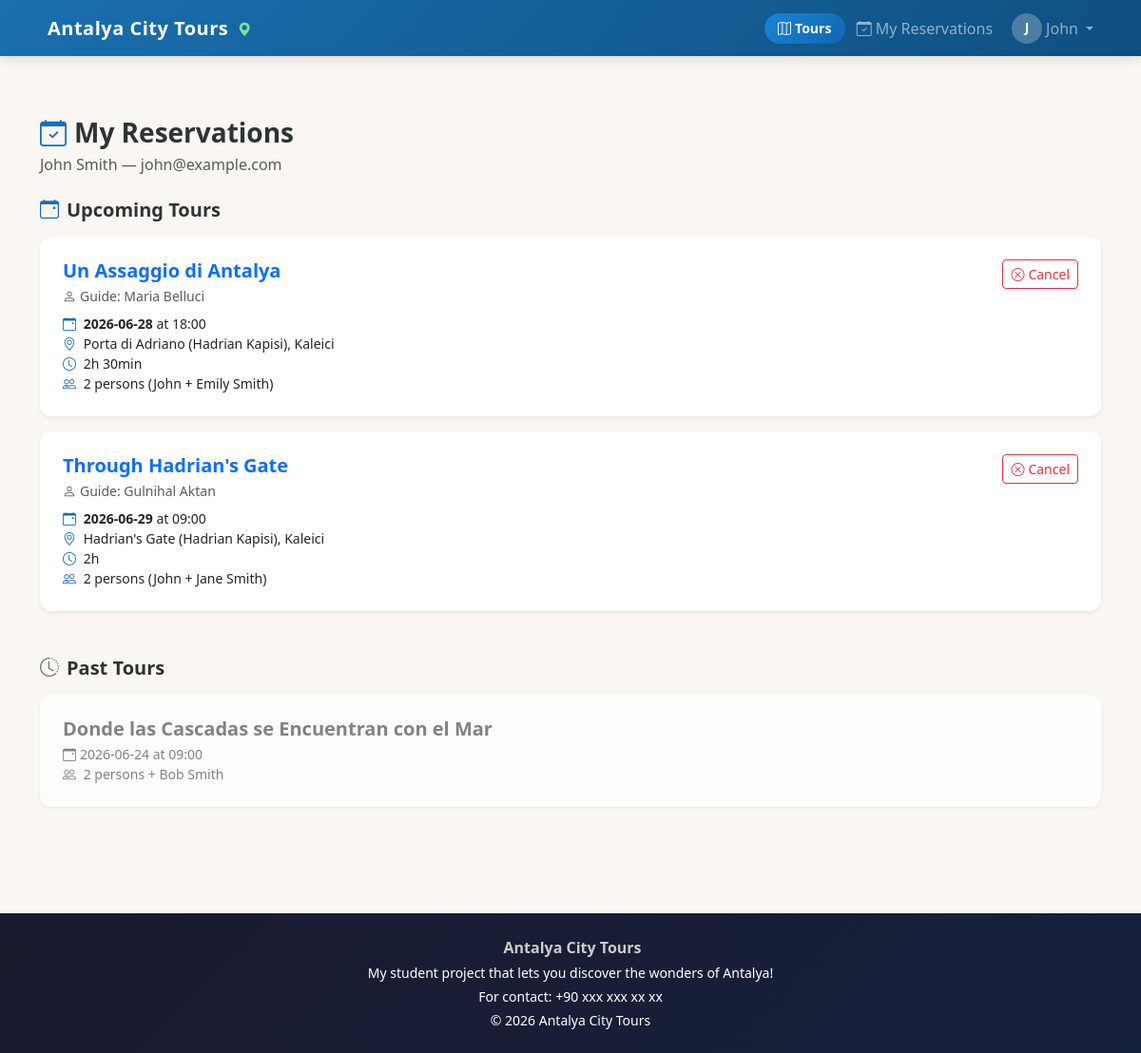
The app's page /participant/profile (signed in) with its own data.
### tables this page shows
CREATE TABLE users (
            id            INTEGER PRIMARY KEY AUTOINCREMENT,
            first_name    TEXT NOT NULL,
            last_name     TEXT NOT NULL,
            email         TEXT NOT NULL UNIQUE,
            password_hash TEXT NOT NULL,
            role          TEXT NOT NULL CHECK(role IN ('guide','participant','admin'))
        );

CREATE TABLE tours (
            id               INTEGER PRIMARY KEY AUTOINCREMENT,
            title            TEXT NOT NULL,
            guide_id         INTEGER NOT NULL REFERENCES users(id),
            meeting_point    TEXT NOT NULL,
            duration         INTEGER NOT NULL,
            language         TEXT NOT NULL,
            max_participants INTEGER NOT NULL,
            description      TEXT NOT NULL,
            created_at       TIMESTAMP DEFAULT CURRENT_TIMESTAMP
        , theme TEXT NOT NULL DEFAULT 'Historical');

CREATE TABLE reservations (
            id             INTEGER PRIMARY KEY AUTOINCREMENT,
            participant_id INTEGER NOT NULL REFERENCES users(id),
            tour_id        INTEGER NOT NULL REFERENCES tours(id),
            tour_date      TEXT NOT NULL,
            start_time     TEXT NOT NULL,
            num_people     INTEGER NOT NULL DEFAULT 1,
            created_at     TIMESTAMP DEFAULT CURRENT_TIMESTAMP
        );

CREATE TABLE reservation_guests (
            id             INTEGER PRIMARY KEY AUTOINCREMENT,
            reservation_id INTEGER NOT NULL REFERENCES reservations(id) ON DELETE CASCADE,
            first_name     TEXT NOT NULL,
            last_name      TEXT NOT NULL
        );

### app.py (the view)
@app.route('/participant/profile')
@login_required
def participant_profile():
    if not current_user.is_participant():
        abort(403)
    db = get_db()
    reservations = db.execute(
        'SELECT r.*, t.title, t.meeting_point, t.duration, '
        'u.first_name || " " || u.last_name AS guide_name '
        'FROM reservations r JOIN tours t ON r.tour_id = t.id '
        'JOIN users u ON t.guide_id = u.id '
        'WHERE r.participant_id = ? ORDER BY r.tour_date, r.start_time',
        (current_user.id,)
    ).fetchall()
    res_data = []
    today = date.today()
    for res in reservations:
        guests = db.execute(
            'SELECT first_name, last_name FROM reservation_guests WHERE reservation_id = ?',
            (res['id'],)
        ).fetchall()
        td = datetime.strptime(res['tour_date'], '%Y-%m-%d').date()
        tour_dt = datetime.strptime(f"{res['tour_date']} {res['start_time']}", '%Y-%m-%d %H:%M')
        can_cancel = datetime.now() < tour_dt - timedelta(hours=24) and td >= today
        res_data.append({
            'res': res, 'guests': guests,
            'can_cancel': can_cancel,
            'is_past': td < today,
        })
    db.close()
    return render_template('participant_profile.html', res_data=res_data)

### app.py (called while the page is built)
def get_db():
    conn = sqlite3.connect(DATABASE)
    conn.row_factory = sqlite3.Row
    conn.execute('PRAGMA foreign_keys = ON')
    return conn

def get_csrf_token():
    if '_csrf_token' not in session:
        session['_csrf_token'] = secrets.token_hex(32)
    return session['_csrf_token']

@app.before_request
def csrf_protect():
    if request.method == 'POST':
        token = session.get('_csrf_token')
        form_token = request.form.get('_csrf_token')
        if not token or token != form_token:
            abort(403)

@app.context_processor
def inject_globals():
    return {
        'csrf_token': get_csrf_token(),
        'current_year': datetime.now().year,
        'schedule_label': schedule_label,
    }

@login_manager.user_loader
def load_user(uid):
    db = get_db()
    row = db.execute('SELECT * FROM users WHERE id = ?', (uid,)).fetchone()
    db.close()
    return User(row) if row else None

@app.template_filter('duration_fmt')
def duration_fmt(minutes):
    h, m = divmod(int(minutes), 60)
    if h and m:
        return f'{h}h {m}min'
    if h:
        return f'{h}h'
    return f'{m}min'

    def full_name(self):
        return f'{self.first_name} {self.last_name}'

    def is_participant(self):
        return self.role == 'participant'

### templates/participant_profile.html (shortened to what this page needs)
{% extends 'base.html' %}
{% block content %}
<div class="container py-5">
    <h1 class="h3 fw-bold mb-1">
        <i class="bi bi-calendar-check text-primary me-2"></i>My Reservations
    </h1>
    <p class="text-muted mb-4">{{ current_user.full_name() }} &mdash; {{ current_user.email }}</p>
    {% if res_data %}
        {% set upcoming = res_data | selectattr('is_past', 'equalto', False) | list %}
        {% set past = res_data | selectattr('is_past', 'equalto', True) | list %}
        {% if upcoming %}
            <h2 class="h5 fw-semibold mb-3">
                <i class="bi bi-calendar-event text-primary me-2"></i>Upcoming Tours
            </h2>
            {% for item in upcoming %}
                {% set res = item.res %}
                <div class="card border-0 shadow-sm mb-3 rounded-3">
                    <div class="card-body p-4">
                        <div class="d-flex align-items-start justify-content-between flex-wrap gap-3">
                            <div>
                                <h3 class="h5 fw-bold mb-1">
                                    <a href="{{ url_for('tour_detail', tour_id=res['tour_id']) }}"
                                       class="text-decoration-none">{{ res['title'] }}</a>
                                </h3>
                                <p class="text-muted small mb-2">
                                    <i class="bi bi-person me-1"></i>Guide: {{ res['guide_name'] }}
                                </p>
                                <ul class="list-unstyled small mb-0">
                                    <li>
                                        <i class="bi bi-calendar-event text-primary me-1"></i>
                                        <strong>{{ res['tour_date'] }}</strong> at {{ res['start_time'] }}
                                    </li>
                                    <li>
                                        <i class="bi bi-geo-alt text-primary me-1"></i>
                                        {{ res['meeting_point'] }}
                                    </li>
                                    <li>
                                        <i class="bi bi-clock text-primary me-1"></i>
                                        {{ res['duration'] | duration_fmt }}
                                    </li>
                                    <li>
                                        <i class="bi bi-people text-primary me-1"></i>
                                        {{ res['num_people'] }} person{% if res['num_people'] != 1 %}s{% endif %}
                                        {% if item.guests %}
                                            ({{ current_user.first_name }}
                                            {% for g in item.guests %} + {{ g['first_name'] }} {{ g['last_name'] }}{% endfor %})
                                        {% endif %}
                                    </li>
                                </ul>
                            </div>
                            {% if item.can_cancel %}
                                <form method="post"
                                      action="{{ url_for('cancel_reservation', res_id=res['id']) }}"
                                      onsubmit="return confirm('Cancel this reservation?')">
                                    <button type="submit" class="btn btn-sm btn-outline-danger">
                                        <i class="bi bi-x-circle me-1"></i>Cancel
                                    </button>
                                </form>
                            {% else %}
                                <span class="badge bg-secondary align-self-start">
                                    <i class="bi bi-lock me-1"></i>Cannot cancel
                                </span>
                            {% endif %}
                        </div>
                    </div>
                </div>
            {% endfor %}
        {% endif %}
        {% if past %}
            <h2 class="h5 fw-semibold mt-5 mb-3">
                <i class="bi bi-clock-history text-secondary me-2"></i>Past Tours
            </h2>
            {% for item in past %}
                {% set res = item.res %}
                <div class="card border-0 shadow-sm mb-3 rounded-3 opacity-75">
                    <div class="card-body p-4">
                        <h3 class="h5 fw-bold mb-1">
                            <a href="{{ url_for('tour_detail', tour_id=res['tour_id']) }}"
                               class="text-decoration-none text-muted">{{ res['title'] }}</a>
                        </h3>
                        <ul class="list-unstyled small mb-0 text-muted">
                            <li><i class="bi bi-calendar-event me-1"></i>{{ res['tour_date'] }} at {{ res['start_time'] }}</li>
                            <li><i class="bi bi-people me-1"></i>
                                {{ res['num_people'] }} person{% if res['num_people'] != 1 %}s{% endif %}
                                {% for g in item.guests %} + {{ g['first_name'] }} {{ g['last_name'] }}{% endfor %}
                            </li>
                        </ul>
                    </div>
                </div>
            {% endfor %}
        {% endif %}
    {% endif %}
</div>
{% endblock %}

### templates/base.html (shortened to what this page needs)
<!DOCTYPE html>
<html lang="en">
<head>
    <link rel="stylesheet" href="https://cdn.jsdelivr.net/npm/bootstrap@5.3.2/dist/css/bootstrap.min.css">
    <link rel="stylesheet" href="https://cdn.jsdelivr.net/npm/bootstrap-icons@1.11.3/font/bootstrap-icons.css">
    <link rel="stylesheet" href="{{ url_for('static', filename='css/style.css') }}">
</head>
<body>
<nav class="navbar navbar-expand-lg navbar-dark site-nav">
    <div class="container">
        <a class="navbar-brand" href="{{ url_for('index') }}">
            Antalya City Tours
            <i class="bi bi-geo-alt-fill ms-1 brand-extra-icon" aria-hidden="true"></i>
        </a>
        <div class="collapse navbar-collapse" id="navMain">
            <ul class="navbar-nav ms-auto align-items-lg-center gap-lg-1">
                <li class="nav-item">
                    <a class="btn btn-sm nav-pill nav-pill-tours" href="{{ url_for('index') }}">
                        <i class="bi bi-map me-1"></i>Tours
                    </a>
                </li>
                {% if current_user.is_authenticated %}
                    {% if current_user.role == 'guide' %}
                        <li class="nav-item">
                            <a class="nav-link" href="{{ url_for('guide_profile') }}">
                                <i class="bi bi-person-badge me-1"></i>My Profile
                            </a>
                        </li>
                        <li class="nav-item">
                            <a class="nav-link" href="{{ url_for('create_tour') }}">
                                <i class="bi bi-plus-circle me-1"></i>New Tour
                            </a>
                        </li>
                    {% elif current_user.role == 'participant' %}
                        <li class="nav-item">
                            <a class="nav-link" href="{{ url_for('participant_profile') }}">
                                <i class="bi bi-calendar-check me-1"></i>My Reservations
                            </a>
                        </li>
                    {% elif current_user.role == 'admin' %}
                        <li class="nav-item">
                            <a class="nav-link" href="{{ url_for('admin') }}">
                                <i class="bi bi-shield-lock me-1"></i>Admin Panel
                            </a>
                        </li>
                    {% endif %}
                    <li class="nav-item dropdown">
                        <a class="nav-link dropdown-toggle d-flex align-items-center gap-1"
                           href="#" role="button" data-bs-toggle="dropdown" aria-expanded="false">
                            <span class="avatar-circle">{{ current_user.first_name[0] }}</span>
                            {{ current_user.first_name }}
                        </a>
                    </li>
                {% endif %}
            </ul>
        </div>
    </div>
</nav>
<main>
    {% block content %}{% endblock %}
</main>
<footer class="site-footer mt-5">
    <div class="container text-center py-4">
        <p class="mb-1 fw-semibold">
            Antalya City Tours
        </p>
        <p class="small text-white mb-0">
            My student project that lets you discover the wonders of Antalya!
        </p>
        <p class="small text-white mt-1 mb-0">For contact: +90 xxx xxx xx xx</p>
        <p class="small text-white mt-1 mb-0">&copy; {{ current_year }} Antalya City Tours</p>
    </div>
</footer>
</body>
</html>

### static/css/style.css (style rules this page uses)
:root { --primary: #1a6faf; --primary-dk: #145a8e; --accent: #2f8fd6; --accent-dk: #1f74b0; --bg: #faf7f2; --text: #2d3436; --muted: #636e72; --card-bg: #ffffff; --border: #e0d9d0; --radius: 0.75rem; --shadow: 0 4px 20px rgba(0,0,0,.08); }
body { font-family: 'Segoe UI', system-ui, -apple-system, sans-serif; background-color: var(--bg); color: var(--text); }
.text-primary { color: var(--primary) !important; }
.site-nav { background: linear-gradient(135deg, var(--primary) 0%, #0e4f80 100%); box-shadow: 0 2px 12px rgba(0,0,0,.15); }
.site-nav .navbar-brand { font-size: 1.25rem; font-weight: 700; letter-spacing: .5px; }
.brand-extra-icon { color: #7be495; font-size: .9rem; vertical-align: middle; }
.site-nav .nav-link { font-weight: 500; border-radius: 0.4rem; padding: .35rem .7rem; transition: background .18s; }
.nav-pill { color: #fff !important; border: 0; border-radius: 999px; font-weight: 600; padding: .35rem .9rem; margin-left: .35rem; }
.nav-pill-tours { background: linear-gradient(135deg, #1b84d6, #0f67b0); }
.avatar-circle { display: inline-flex; align-items: center; justify-content: center; width: 32px; height: 32px; border-radius: 50%; background: rgba(255,255,255,.25); color: #fff; font-weight: 700; font-size: .85rem; text-transform: uppercase; }
.site-footer { background: linear-gradient(135deg, #1a1a2e 0%, #16213e 100%); color: #ccc; }
.card { border-radius: var(--radius) !important; }

### records on screen
users: first_name "J", first_name "John", email "john@example.com", first_name "John" "John"
tours: title "Un Assaggio di Antalya", meeting_point "Porta di Adriano (Hadrian Kapisi), Kaleici", duration|duration_fmt "2h 30min"
reservations: tour_date "2026-06-28", start_time "18:00", num_people "2"
reservation_guests: first_name "Emily", last_name "Smith"
tours: title "Through Hadrian's Gate", meeting_point "Hadrian's Gate (Hadrian Kapisi), Kaleici", duration|duration_fmt "2h"
reservations: tour_date "2026-06-29", start_time "09:00", num_people "2"
reservation_guests: first_name "Jane", last_name "Smith"
tours: title "Donde las Cascadas se Encuentran con el Mar"
reservations: tour_date "2026-06-24", start_time "09:00", num_people "2"
reservation_guests: first_name "Bob", last_name "Smith"

### other values on screen
{{ current_user.full_name() }} "John Smith"
{{ res['guide_name'] }} "Maria Belluci" "Gulnihal Aktan"
